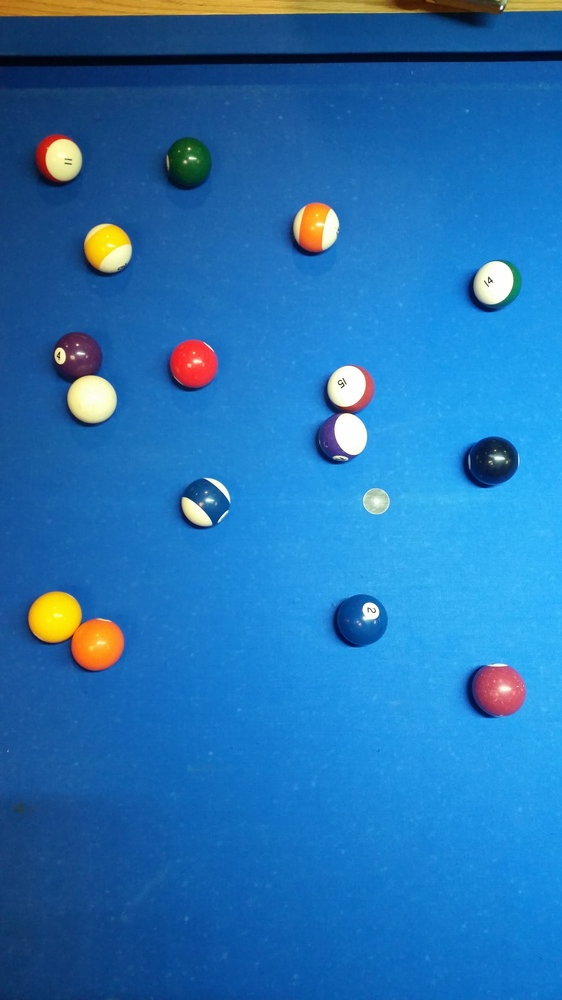
#> input picture Output3.jpg, 562 x 1000 px, shrunk from 2988 x 5312 before the run
$ python threshold.py   (older library calls are emulated)
#> lines starting #> are read from the running program, lines starting #| are printed output that depends on the picture; after the words box and inside, x2 and y2 are one past the last pixel; in counts of white or black regions, pixels touching at a corner belong together
import cv2
import os
# from pykinect2 import PyKinectV2
# from pykinect2.PyKinectV2 import *
# from pykinect2 import PyKinectRuntime
import numpy as np


def main():

	# [13 lines of commented-out code are left out]

	frame = cv2.imread('Output3.jpg')
#> frame is the input picture: shape (1000, 562, 3); mean B, G, R 179.5, 114.8, 36.1

	#Create opencv output
	output = frame.copy()

	#Output to file for testing
	cv2.imwrite("Output.jpg", frame)

	#56, 182, 241
	#20, 77, 144

	inc=125
	ind=1

	for i in range(5,256,inc):
		for j in range(5,256,inc):
			for k in range(5,256,inc):
				for l in range(i+inc,256,inc):
					for m in range(j+inc,256,inc):
						for n in range(k+inc,256,inc):
							#Hough circle detection using greyscale img
							min_radius = 50
							max_radius = 1000

							lower_blue = np.array([i,j,k])
							upper_blue = np.array([l,m,n])

							gray_frame = cv2.inRange(frame, lower_blue, upper_blue)
							gray_frame = cv2.medianBlur(gray_frame,21)
							cv2.imwrite("OutputGray"+str(ind)+".jpg", gray_frame)

							balls = cv2.HoughCircles(gray_frame, cv2.cv.CV_HOUGH_GRADIENT, 1, minDist=50)
							# balls = cv2.HoughCircles(gray_frame, cv2.cv.CV_HOUGH_GRADIENT, 1, circles=21, minDist=150, param1=100, param2=100, minRadius=40, maxRadius=200)

							#Display detected balls

							if(balls!=None):
								balls = np.round(balls[0, :]).astype("int")

								for (x, y, z) in balls:
									cv2.circle(frame, (x, y), z, (0, 255, 0), 4)

								cv2.imwrite("DetectedBalls"+str(ind)+".jpg", frame )
								cv2.waitKey(0)

							ind+=1
#> this loop made 3 passes
#> pass 1, in main, `cv2.imwrite("OutputGray"+str(ind)+".jpg", gray_frame)`:
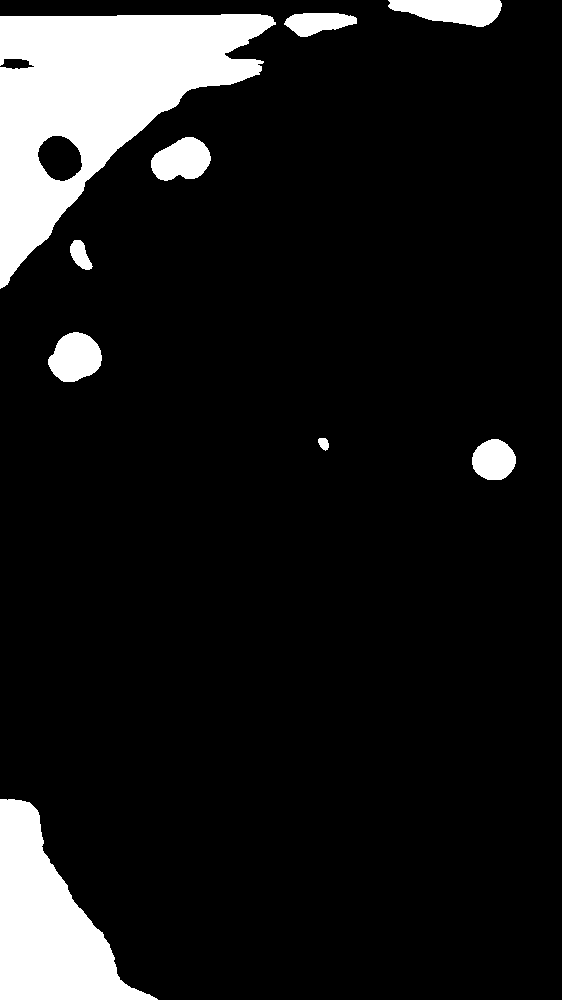
#> saved as OutputGray1.jpg: shape (1000, 562); 10.6% white; 9 white regions, largest, box (x1, y1, x2, y2) and area: (0, 14, 276, 289) 34478, (0, 799, 158, 1000) 15906, (388, 0, 502, 27) 2189
#> pass 1, in main, `cv2.imwrite("OutputGray"+str(ind)+".jpg", gray_frame)`:
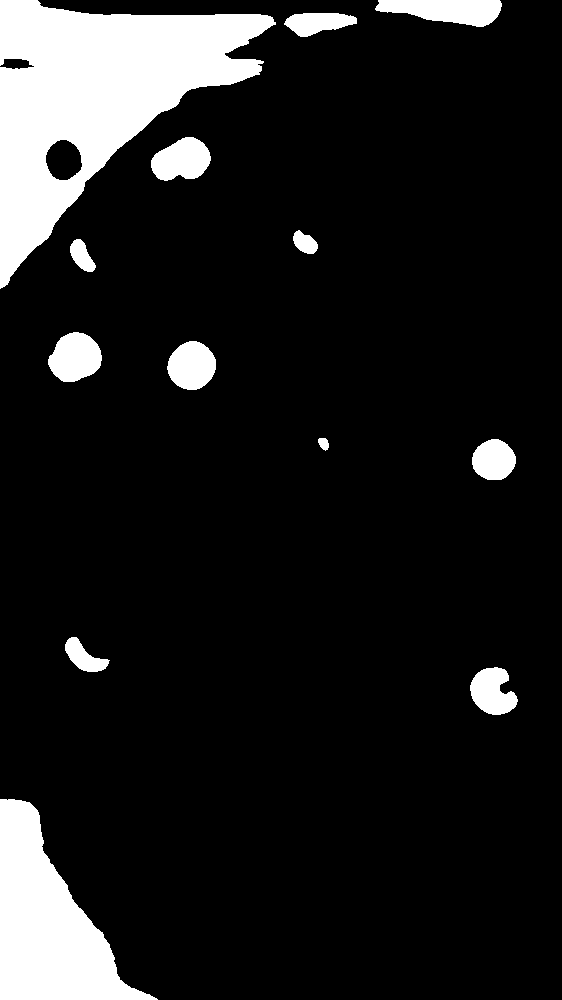
#> saved as OutputGray2.jpg: shape (1000, 562); 11.7% white; 13 white regions, largest, box (x1, y1, x2, y2) and area: (0, 0, 276, 289) 35857, (0, 799, 158, 1000) 15906, (375, 0, 502, 27) 2383
#> pass 1, in main, `cv2.imwrite("OutputGray"+str(ind)+".jpg", gray_frame)`:
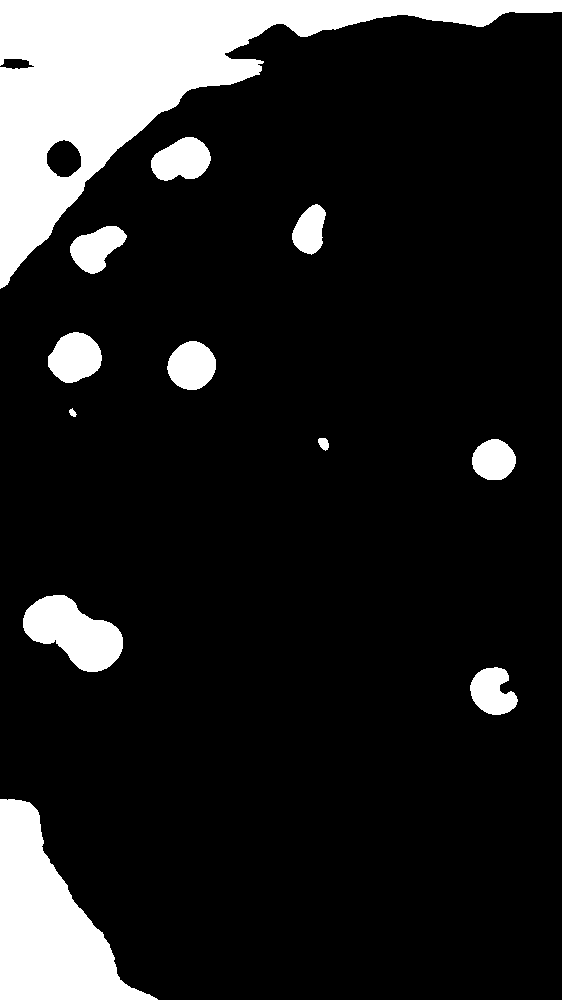
#> saved as OutputGray4.jpg: shape (1000, 562); 13.8% white; 12 white regions, largest, box (x1, y1, x2, y2) and area: (0, 0, 562, 289) 45378, (0, 799, 158, 1000) 15906, (23, 595, 123, 672) 4618
#> after the loop:
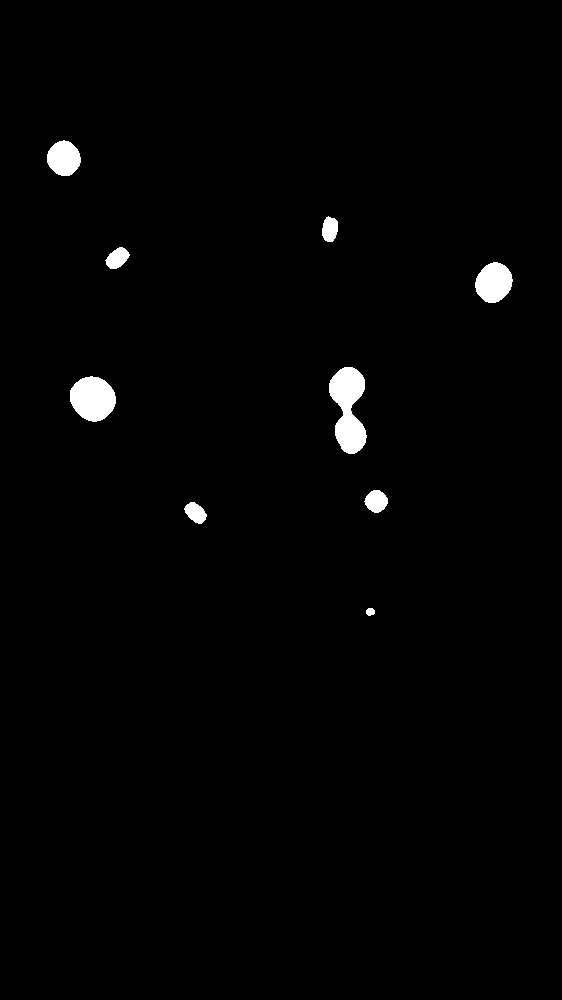
#> gray_frame: shape (1000, 562); 1.3% white; 9 white regions, largest, box (x1, y1, x2, y2) and area: (329, 367, 367, 454) 2116, (70, 376, 116, 422) 1594, (475, 262, 513, 303) 1154
#> after the loop, ind = 28

if __name__=="__main__": main()

$ run again, with Output2.jpg copied over Output3.jpg
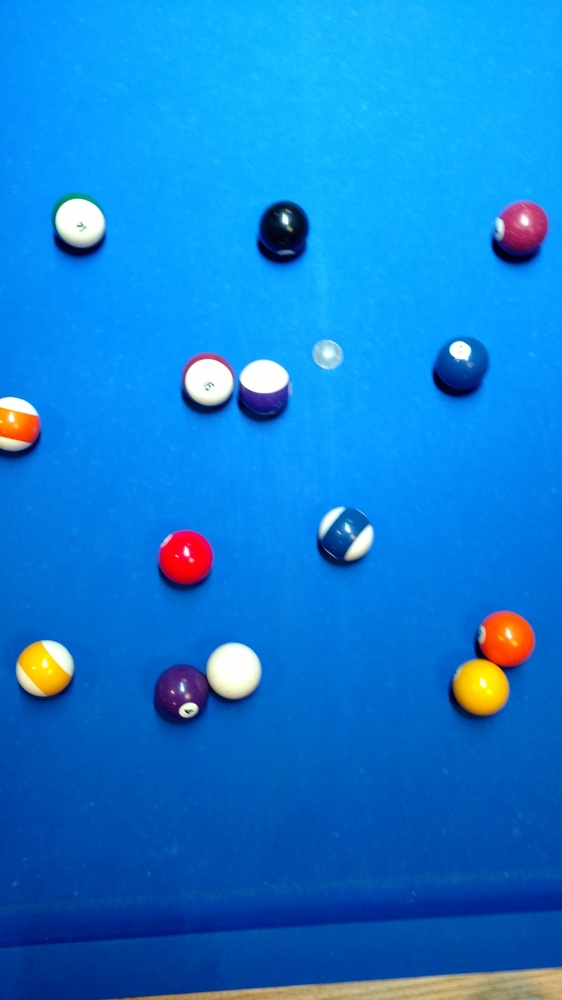
#> input picture Output2.jpg, 562 x 1000 px, shrunk from 3006 x 5344 before the run
#> in main, frame is the input picture: shape (1000, 562, 3); mean B, G, R 211.2, 125.7, 17.4
#> the loop in main, `for i in range(5,256,inc):` made 3 passes
#> pass 1, in main, `cv2.imwrite("OutputGray"+str(ind)+".jpg", gray_frame)`:
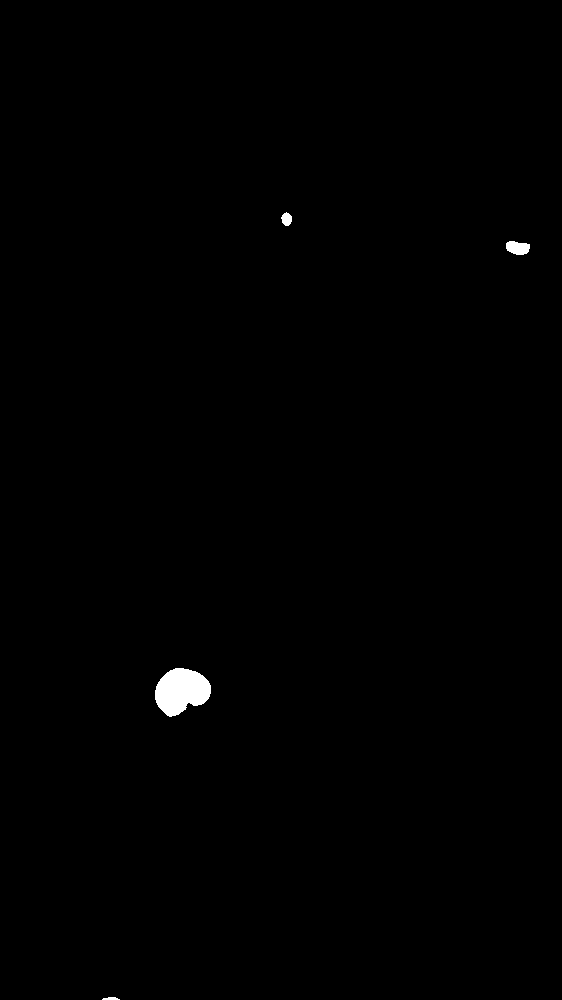
#> saved as OutputGray1.jpg: shape (1000, 562); 0.42% white; 4 white regions, box (x1, y1, x2, y2) and area: (155, 668, 211, 717) 1943, (506, 241, 530, 255) 261, (281, 212, 292, 226) 111, (102, 997, 120, 1000) 41
#> after the loop in main, `for i in range(5,256,inc):`:
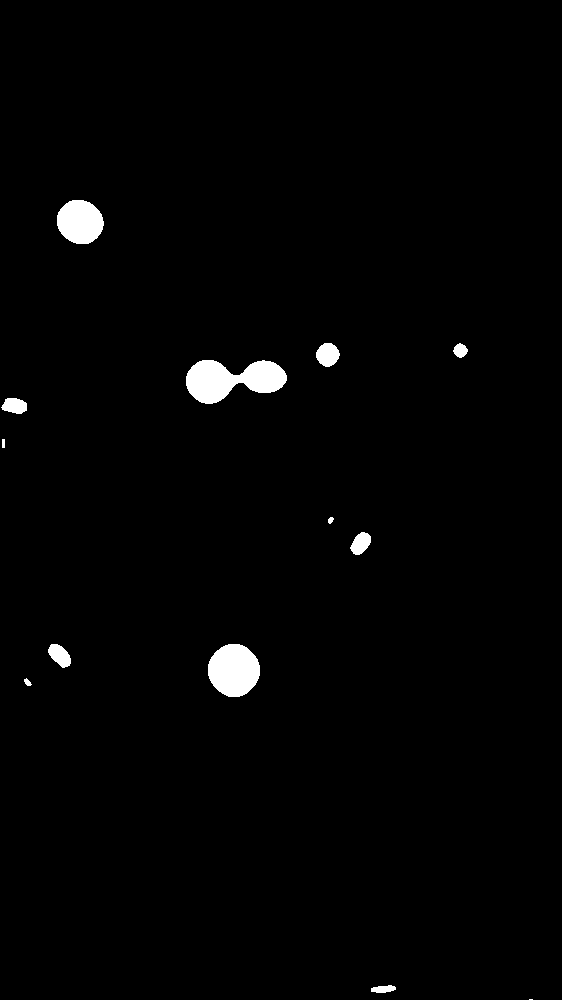
#> gray_frame: shape (1000, 562); 1.5% white; 13 white regions (1 under 20 px), largest, box (x1, y1, x2, y2) and area: (186, 360, 287, 404) 2821, (208, 644, 260, 697) 2144, (57, 200, 104, 244) 1614
#> after the loop in main, `for i in range(5,256,inc):`: ind = 28
